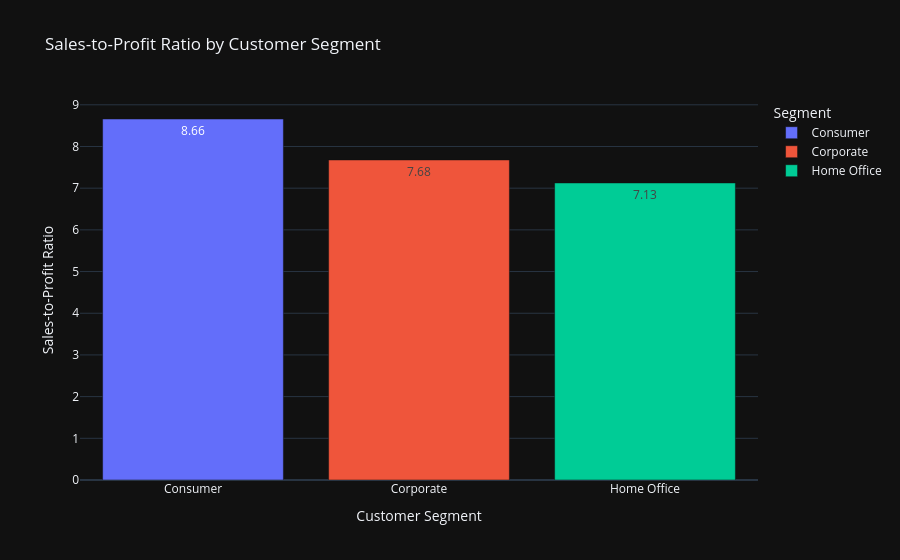

Notebook code for this chart:
### Markdown cell above
# Analysis Sales to profit ratio

### Code cell
sales_profit_by_segment = data.groupby("Segment").agg({"Sales":"sum", "Profit":"sum"}).reset_index()
sales_profit_by_segment['Sales_to_profit_Ratio'] = sales_profit_by_segment["Sales"]/sales_profit_by_segment["Profit"]

fig = px.bar(
    sales_profit_by_segment,
    x="Segment",
    y="Sales_to_profit_Ratio",
    title="Sales-to-Profit Ratio by Customer Segment",
    color="Segment",
    text_auto=".2f"
)

fig.update_layout(
    xaxis_title="Customer Segment",
    yaxis_title="Sales-to-Profit Ratio",
    template="plotly_dark"
)

fig.show()

### Figure 1 — Plotly figure (JSON) as saved in the notebook; plotly's stock layout.template omitted (floating-point values rounded to 4 significant figures)
{"data": [{"hovertemplate": "Segment=%{x}<br>Sales_to_profit_Ratio=%{y}<extra></extra>", "legendgroup": "Consumer", "marker": {"color": "#636efa", "pattern": {"shape": ""}}, "name": "Consumer", "orientation": "v", "showlegend": true, "textposition": "auto", "texttemplate": "%{y:.2f}", "type": "bar", "x": ["Consumer"], "xaxis": "x", "y": [8.659], "yaxis": "y"}, {"hovertemplate": "Segment=%{x}<br>Sales_to_profit_Ratio=%{y}<extra></extra>", "legendgroup": "Corporate", "marker": {"color": "#EF553B", "pattern": {"shape": ""}}, "name": "Corporate", "orientation": "v", "showlegend": true, "textposition": "auto", "texttemplate": "%{y:.2f}", "type": "bar", "x": ["Corporate"], "xaxis": "x", "y": [7.677], "yaxis": "y"}, {"hovertemplate": "Segment=%{x}<br>Sales_to_profit_Ratio=%{y}<extra></extra>", "legendgroup": "Home Office", "marker": {"color": "#00cc96", "pattern": {"shape": ""}}, "name": "Home Office", "orientation": "v", "showlegend": true, "textposition": "auto", "texttemplate": "%{y:.2f}", "type": "bar", "x": ["Home Office"], "xaxis": "x", "y": [7.125], "yaxis": "y"}], "layout": {"barmode": "relative", "legend": {"title": {"text": "Segment"}, "tracegroupgap": 0}, "title": {"text": "Sales-to-Profit Ratio by Customer Segment"}, "xaxis": {"anchor": "y", "categoryarray": ["Consumer", "Corporate", "Home Office"], "categoryorder": "array", "domain": [0, 1], "title": {"text": "Customer Segment"}}, "yaxis": {"anchor": "x", "domain": [0, 1], "title": {"text": "Sales-to-Profit Ratio"}}}}
